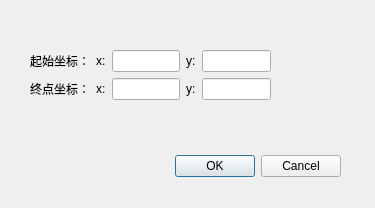
<?xml version="1.0" encoding="UTF-8"?>
<ui version="4.0">
 <class>dialog</class>
 <widget class="QDialog" name="dialog">
  <property name="windowModality">
   <enum>Qt::WindowModal</enum>
  </property>
  <property name="enabled">
   <bool>true</bool>
  </property>
  <property name="geometry">
   <rect>
    <x>0</x>
    <y>0</y>
    <width>375</width>
    <height>208</height>
   </rect>
  </property>
  <property name="windowTitle">
   <string>矩形框选择</string>
  </property>
  <widget class="QDialogButtonBox" name="buttonBox">
   <property name="geometry">
    <rect>
     <x>0</x>
     <y>150</y>
     <width>341</width>
     <height>32</height>
    </rect>
   </property>
   <property name="orientation">
    <enum>Qt::Horizontal</enum>
   </property>
   <property name="standardButtons">
    <set>QDialogButtonBox::Cancel|QDialogButtonBox::Ok</set>
   </property>
  </widget>
  <widget class="QWidget" name="">
   <property name="geometry">
    <rect>
     <x>30</x>
     <y>50</y>
     <width>241</width>
     <height>52</height>
    </rect>
   </property>
   <layout class="QVBoxLayout" name="verticalLayout">
    <item>
     <layout class="QHBoxLayout" name="horizontalLayout">
      <item>
       <widget class="QLabel" name="label">
        <property name="text">
         <string>起始坐标：</string>
        </property>
       </widget>
      </item>
      <item>
       <widget class="QLabel" name="label_3">
        <property name="text">
         <string>x:</string>
        </property>
       </widget>
      </item>
      <item>
       <widget class="QLineEdit" name="lineEdit_Start_x">
        <property name="inputMethodHints">
         <set>Qt::ImhDigitsOnly</set>
        </property>
       </widget>
      </item>
      <item>
       <widget class="QLabel" name="label_4">
        <property name="text">
         <string>y:</string>
        </property>
       </widget>
      </item>
      <item>
       <widget class="QLineEdit" name="lineEdit_Start_y">
        <property name="inputMethodHints">
         <set>Qt::ImhDigitsOnly</set>
        </property>
       </widget>
      </item>
     </layout>
    </item>
    <item>
     <layout class="QHBoxLayout" name="horizontalLayout_2">
      <item>
       <widget class="QLabel" name="label_2">
        <property name="text">
         <string>终点坐标：</string>
        </property>
       </widget>
      </item>
      <item>
       <widget class="QLabel" name="label_5">
        <property name="text">
         <string>x:</string>
        </property>
       </widget>
      </item>
      <item>
       <widget class="QLineEdit" name="lineEdit_End_x">
        <property name="inputMethodHints">
         <set>Qt::ImhDigitsOnly</set>
        </property>
       </widget>
      </item>
      <item>
       <widget class="QLabel" name="label_6">
        <property name="text">
         <string>y:</string>
        </property>
       </widget>
      </item>
      <item>
       <widget class="QLineEdit" name="lineEdit_End_y">
        <property name="inputMethodHints">
         <set>Qt::ImhDigitsOnly</set>
        </property>
       </widget>
      </item>
     </layout>
    </item>
   </layout>
  </widget>
 </widget>
 <resources/>
 <connections>
  <connection>
   <sender>buttonBox</sender>
   <signal>accepted()</signal>
   <receiver>dialog</receiver>
   <slot>accept()</slot>
   <hints>
    <hint type="sourcelabel">
     <x>248</x>
     <y>254</y>
    </hint>
    <hint type="destinationlabel">
     <x>157</x>
     <y>274</y>
    </hint>
   </hints>
  </connection>
  <connection>
   <sender>buttonBox</sender>
   <signal>rejected()</signal>
   <receiver>dialog</receiver>
   <slot>reject()</slot>
   <hints>
    <hint type="sourcelabel">
     <x>316</x>
     <y>260</y>
    </hint>
    <hint type="destinationlabel">
     <x>286</x>
     <y>274</y>
    </hint>
   </hints>
  </connection>
 </connections>
</ui>
